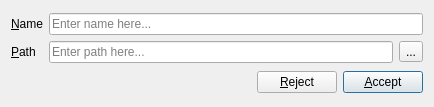
<?xml version="1.0" encoding="UTF-8"?>
<ui version="4.0">
 <class>gui::ChooseGlobalDatabaseDialog</class>
 <widget class="QDialog" name="gui::ChooseGlobalDatabaseDialog">
  <property name="geometry">
   <rect>
    <x>0</x>
    <y>0</y>
    <width>434</width>
    <height>107</height>
   </rect>
  </property>
  <property name="windowTitle">
   <string>Global database settings</string>
  </property>
  <layout class="QGridLayout" name="gridLayout">
   <item row="0" column="0">
    <layout class="QHBoxLayout" name="horizontalLayout_3">
     <item>
      <layout class="QVBoxLayout" name="verticalLayout">
       <item>
        <widget class="QLabel" name="lblName">
         <property name="text">
          <string>&amp;Name</string>
         </property>
         <property name="buddy">
          <cstring>leName</cstring>
         </property>
        </widget>
       </item>
       <item>
        <widget class="QLabel" name="lblPath">
         <property name="text">
          <string>&amp;Path</string>
         </property>
         <property name="buddy">
          <cstring>lePath</cstring>
         </property>
        </widget>
       </item>
      </layout>
     </item>
     <item>
      <layout class="QVBoxLayout" name="verticalLayout_2">
       <item>
        <widget class="QLineEdit" name="leName">
         <property name="placeholderText">
          <string>Enter name here...</string>
         </property>
        </widget>
       </item>
       <item>
        <layout class="QHBoxLayout" name="horizontalLayout">
         <item>
          <widget class="QLineEdit" name="lePath">
           <property name="placeholderText">
            <string>Enter path here...</string>
           </property>
          </widget>
         </item>
         <item>
          <widget class="QToolButton" name="tbSelectFile">
           <property name="toolTip">
            <string>Select file on disk</string>
           </property>
           <property name="text">
            <string>...</string>
           </property>
          </widget>
         </item>
        </layout>
       </item>
      </layout>
     </item>
    </layout>
   </item>
   <item row="1" column="0">
    <layout class="QHBoxLayout" name="horizontalLayout_2">
     <item>
      <spacer name="horizontalSpacer">
       <property name="orientation">
        <enum>Qt::Horizontal</enum>
       </property>
       <property name="sizeHint" stdset="0">
        <size>
         <width>40</width>
         <height>20</height>
        </size>
       </property>
      </spacer>
     </item>
     <item>
      <widget class="QPushButton" name="pbReject">
       <property name="toolTip">
        <string>Close the dialog without any changes</string>
       </property>
       <property name="text">
        <string>&amp;Reject</string>
       </property>
      </widget>
     </item>
     <item>
      <widget class="QPushButton" name="pbAccept">
       <property name="toolTip">
        <string>Accept path</string>
       </property>
       <property name="text">
        <string>&amp;Accept</string>
       </property>
       <property name="default">
        <bool>true</bool>
       </property>
      </widget>
     </item>
    </layout>
   </item>
  </layout>
 </widget>
 <resources/>
 <connections/>
</ui>
